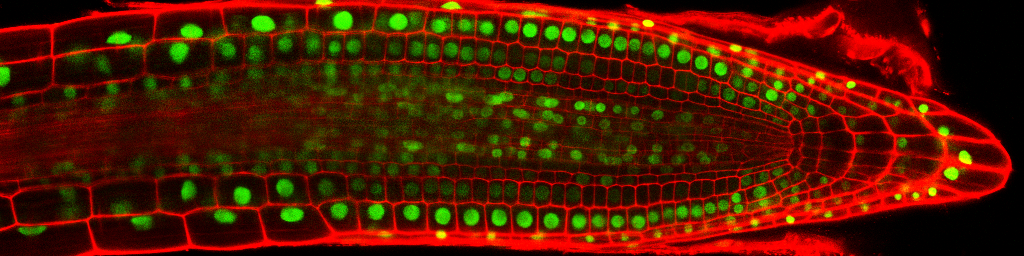
%> input picture StackNinja3.bmp, 1024 x 256 px
$ octave runResults.m   (GNU Octave 9; MATLAB toolbox functions it lacks are replaced by stand-ins)
%> lines starting %> are read from the running program, lines starting %| are printed output that depends on the picture; in (x1, y1, x2, y2) boxes, pixels count from 0 and x2, y2 are one past the last pixel; in counts of white or black regions, pixels touching at a corner belong together; the program's own positions count from 1
### findNuclei.m

function [F] = findNuclei(bio_image)
%> called with bio_image = 'StackNinja3.bmp'
image = imread(bio_image);
%> image is the input picture: size 256x1024x3 uint8; mean R, G, B 80.4, 25.1, 0
figure,imshow(image);
title('Original Image');
%--------------------RGB Processing ---------------------%
%Apply Gamma correction to linear RGB Values
%Retain quality whilst brightening image

%------Alternatives------%
% Alternative 1 : Histogram Equalisation , but too bright.
%gammaCorrection = histeq(image);

% Alternative 2 : Linear RGB, Too dark.
%gammaCorrection = rgb2lin(image);
%figure,imshow(gammaCorrection);
%-------------------------%

gammaCorrection = lin2rgb(image,'ColorSpace','adobe-rgb-1998');
figure,imshow(gammaCorrection);
title('Gamma Correction');
%----------------- Colour space conversion ------------%

%-------Alternatives-------%
%Alternative 1 : LAB Channel
%lab = rgb2lab(gammaCorrection);
%im_a = lab(:,:,2);
%figure,imshow(im_a ,[-127 -1]);

%Alternative 2 : RGB Channel
%figure,imshow(gammaCorrection(:,:,2));
%-------------------------%

%RGB To HSV Conversion
im_hsv = rgb2hsv(gammaCorrection);
%> im_hsv: size 256x1024x3 double; mean H, S, V 0.0769, 0.951, 0.558

%Seperate the channels and clean up the hue
im_hIn = im_hsv(:,:,1);
im_s = im_hsv(:,:,2);
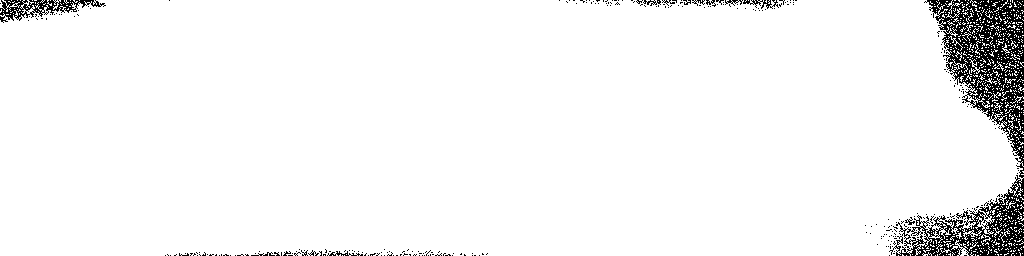
%> im_s: size 256x1024 double; values 0 (black) and 1 (white), 95.1% white; black in thin lines or dots
im_v = im_hsv(:,:,3);
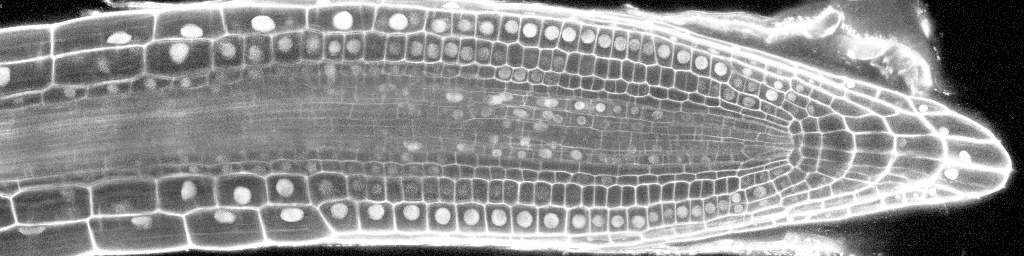
%> im_v: size 256x1024 double; min 0, max 1, mean 0.558
im_h = immultiply(im_hIn,1.3);

%-------------------Pre-Processing-------------------%

%------Alternatives for Noise Reduction--------%
%Alternative 1 : Mean Filter
%radius = 5;
%filter = ones(radius,radius)/(radius*radius);
%fspecial = imfilter(im_h,filter);
%fspecial = adapthisteq(fspecial);
%figure,imshow(fspecial);
%title('Mean Filter Noise Removal');

%Alternative 2 : Gaussian Filter
%h = fspecial('gaussian',5,5);
%test = imfilter(im_h,h);
%test = adapthisteq(test);
%figure,imshow(test);
%title('Gaussian Filter Noise Removal');

%Alternative 3 : Anistropic Diffusion
%AnsD = imdiffusefilt(im_h);
%AnsD = adapthisteq(AnsD);
%figure,imshow(AnsD);
%title('Anistropic Diffusion Noise Removal');

%Noise Reduction through Median Filter
result{1} = im_h;
     for K = 2 : 5
       result{K} = medfilt2(result{K-1});
     end
%> after the loop, result = 5 items
im_h = result{4};

%Histogram Equalisation for Contrast
im_h = adapthisteq(im_h);

%------Alternatives for Sharpening--------%
%Alternative 1 : Canny Edge
%CE = edge(im_h,'canny');
%ceNew = im_h+CE;
%ceDone = imgaussfilt(ceNew);
%figure,imshow(ceDone);
%title('Canny Edge Sharpening');

%Alternative 2 : Sobel Edge
%SE = edge(im_h,'sobel');
%seNew = im_h+SE;
%seDone = imgaussfilt(seNew);
%figure,imshow(seDone);
%title('Sobel Edge Sharpening');

%Sharpen
laplacianKernel = [-1,-1,-1;-1,8,-1;-1,-1,-1];
laplacianImage = imfilter(im_h, laplacianKernel);
im_sharpened = im_h + laplacianImage;

%Smoothing
K = imgaussfilt(im_sharpened);

%Morphological
se = strel('disk',10);
im_h = imsubtract(imadd(K,imtophat(K,se)),imbothat(K,se));
im_h = imadjust(im_h);
%figure,imshow(im_h);
%title('Pre Processing Completed');

%-----------------Otsu Thresholding-----------------%
%------Alternatives for Thresholding--------%
%alt_threshold = imbinarize(im_h,'adaptive');
%figure,imshow(alt_threshold);
%title('Alternative Thresholding');

level = graythresh(im_h);
%> level = 0.482
im_h = imbinarize(im_h,level);
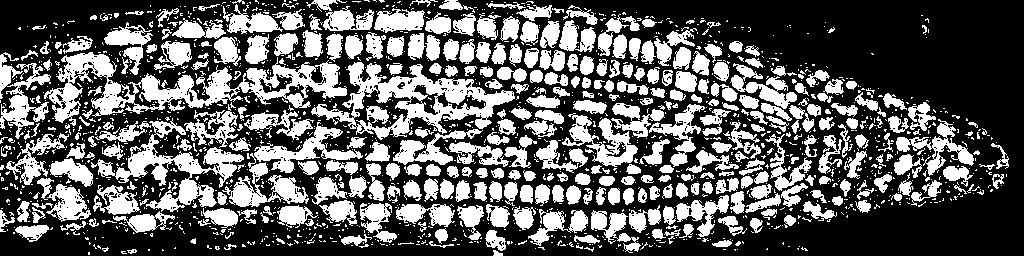
%> im_h: size 256x1024 logical; 37.1% white; 1737 white regions (1379 under 20 px), largest, box (x1, y1, x2, y2) and area: (44, 52, 347, 126) 7012, (311, 62, 515, 140) 5344, (91, 118, 244, 212) 3757
figure,imshow(im_h);
title("Thresholded");

%-----------------Binary Image Processing-----------%
%Speckle Removal
CC = bwconncomp(im_h,8);
%> CC = 1737 connected components
S = regionprops(CC,'Area');
%> S = 1737 regions; largest, Area: 7012, 5344, 3757, 3184, 1662
L = labelmatrix(CC);
%> L: size 256x1024 uint16; 1738 distinct labels, from 0 to 1737
finalResult = ismember(L,find([S.Area] >= 55));
%figure,imshow(finalResult);
%title("Area Size Limitation");

%Morph transformation
se = strel('disk',2);
finalResult = imopen(finalResult,se);
%> finalResult: size 256x1024 logical; 26.2% white; 429 white regions (55 under 20 px), largest, box (x1, y1, x2, y2) and area: (378, 65, 471, 105) 1538, (141, 67, 232, 110) 1536, (254, 126, 362, 173) 1375
finalResult = medfilt2(finalResult);
%> finalResult: size 256x1024 logical; 26% white; 428 white regions (63 under 20 px), largest, box (x1, y1, x2, y2) and area: (378, 65, 470, 104) 1550, (141, 68, 232, 110) 1545, (255, 126, 361, 173) 1385
%figure,imshow(finalResult);
%title("Morph Transform and Speckle Removed");

%Water-Shedding
D = -bwdist(~finalResult);
%-------RGB View-----------%
%D(~finalResult) = -Inf;
%RGBWShed = watershed(D);
%figure,imshow(label2rgb(RGBWShed,'jet','w'));
%title('RGB Watershedding');
%--------------------------%
mask = imextendedmin(D,2);
%> mask: size 256x1024 logical; 5.5% white; 402 white regions (18 under 20 px), largest, box (x1, y1, x2, y2) and area: (258, 149, 293, 159) 131, (479, 96, 509, 114) 121, (260, 90, 288, 99) 101
D2 = imimposemin(D,mask);
wShedNuclei = watershed(D2);
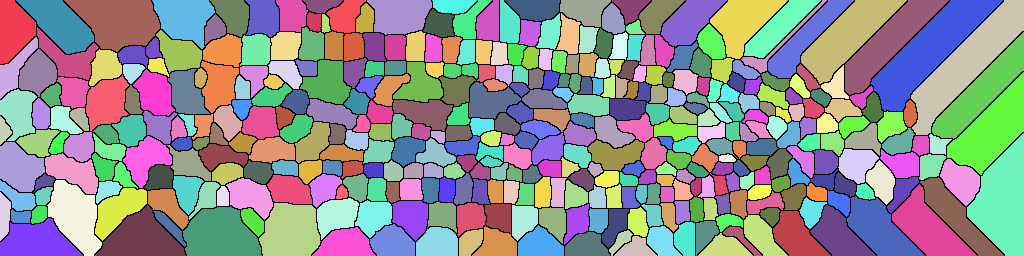
%> wShedNuclei: size 256x1024 uint16; 403 distinct labels, from 0 to 402; one colour per label, 0 black
wShedBW = finalResult;
wShedBW(wShedNuclei == 0) = 0;
%> wShedBW: size 256x1024 logical; 25.9% white; 473 white regions (76 under 20 px), largest, box (x1, y1, x2, y2) and area: (375, 11, 424, 31) 750, (395, 65, 443, 101) 674, (302, 63, 347, 98) 661
medfilt2(wShedBW);
figure,imshow(wShedBW);
title('Final and Watershedded Result');
%-------------------Image Overlay------------------%

%Original Hue Channel Overlay
green_nuclei = im_hIn>=0.15 & im_hIn<=0.3;
%> green_nuclei: size 256x1024 logical; 16.5% white; 2114 white regions (1866 under 20 px), largest, box (x1, y1, x2, y2) and area: (347, 62, 515, 137) 3540, (271, 60, 347, 97) 1035, (375, 11, 424, 31) 752
im_s = im_s.*green_nuclei;
im_hsv(:,:,2) = im_s;
%> im_hsv: size 256x1024x3 double; mean H, S, V 0.0769, 0.165, 0.558
seg_rgb = hsv2rgb(im_hsv);
figure,imshow(seg_rgb);
title('Original Hue Channel Overlay');

perimeter = bwperim(wShedBW);
%> perimeter: size 256x1024 logical; 6.7% white in thin lines or dots
overlay = imoverlay(gammaCorrection, perimeter, [.3 1 .3]);
overlay2 = imfuse(gammaCorrection,wShedBW,'blend');
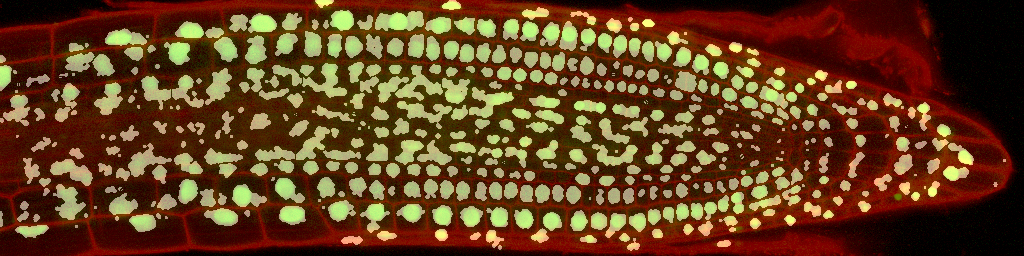
%> overlay2: size 256x1024x3 uint8; mean R, G, B 101.3, 64.6, 33.1
figure,imshow(overlay2);
title('Blended Overlay');
figure,imshow(overlay);
title('Nuclei Circled Overlay');

%-----------------------Image Analysis-------------------------%
%Calculating Nuclei
cc = bwconncomp(wShedBW,8);
%> cc = 473 connected components
cc.NumObjects
%> ans = 473

%Pixel size analysis
rprops = regionprops(wShedBW,'Area');
%> rprops = 473 regions; largest, Area: 750, 674, 661, 640, 629
area = [rprops.Area];
%> area = 473 values, max 750 at index 164, min 1 at index 118, mean 143.5
figure,histfit(area,20,'normal');
title('Size Analysis');
%> figure, not shown here; tallest bar 108 high, from x = 1 to 38.45; curve peaks at x = 147.4, y = 52.56

%Brightness Analysis
brightnessProps= regionprops(cc,im_v,'MeanIntensity');
%> brightnessProps = 473 regions; first 5, MeanIntensity: 0.516, 0.752, 0.576, 0.338, 0.526
brightnessHistogram = cell2mat(struct2cell(brightnessProps));
%> brightnessHistogram = 473 values, max 0.987 at index 313, min 0.299 at index 33, mean 0.563
figure,histfit(brightnessHistogram,20,'normal');
title('Brightness Analysis');
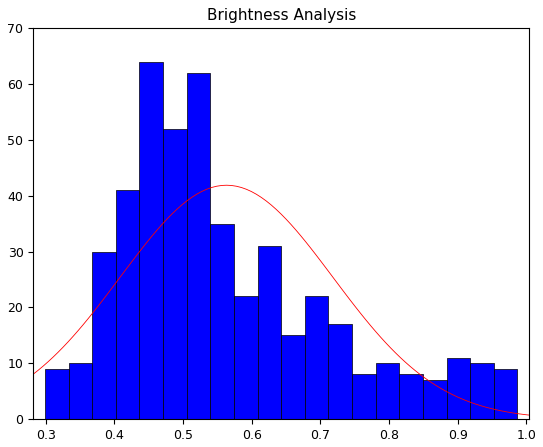
%> figure redrawn from the program's plot data; tallest bar 64 high, from x = 0.437 to 0.471; curve peaks at x = 0.564, y = 41.87

%Shape Analysis
shapeProps = regionprops(cc,'Eccentricity');
%> shapeProps = 473 regions; first 5, Eccentricity: 0.643, 0.884, 0.611, 0.983, 0.655
eccentricityHistogram = cell2mat(struct2cell(shapeProps));
%> eccentricityHistogram = 473 values, max 0.983 at index 4, min 0 at index 7, mean 0.657
figure,histfit(eccentricityHistogram,20,'normal');
title('Shape Analysis');

end

### runResults.m
%findNuclei('StackNinja1.bmp');
%findNuclei('StackNinja2.bmp');
findNuclei('StackNinja3.bmp');
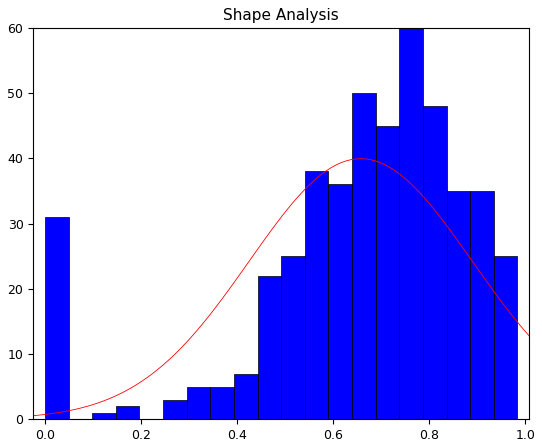
%> figure redrawn from the program's plot data; tallest bar 60 high, from x = 0.737 to 0.787; curve peaks at x = 0.657, y = 39.96

$ run again, with StackNinja1.bmp copied over StackNinja3.bmp
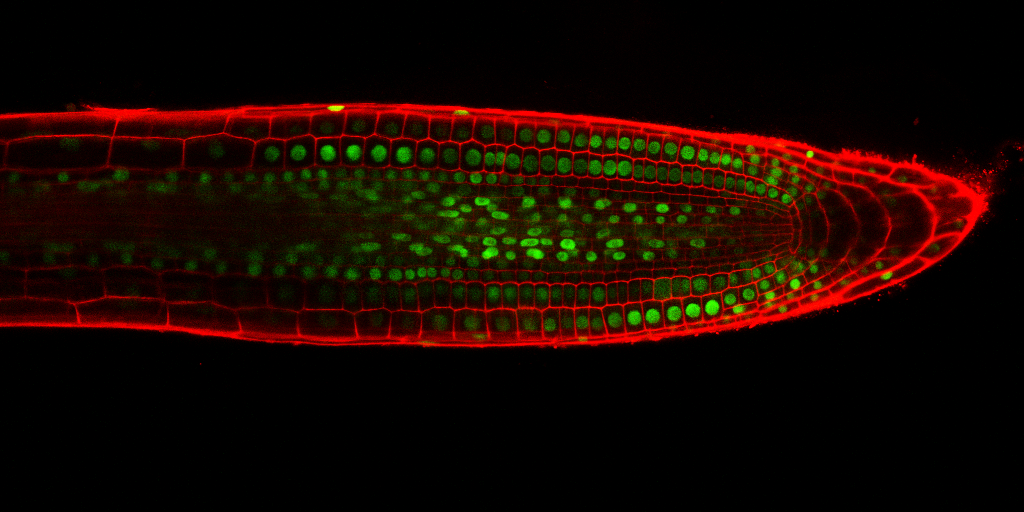
%> input picture StackNinja1.bmp, 1024 x 512 px
%> in findNuclei, image is the input picture: size 512x1024x3 uint8; mean R, G, B 24.8, 7.4, 0
%> in findNuclei, `im_s = im_hsv(:,:,2);`:
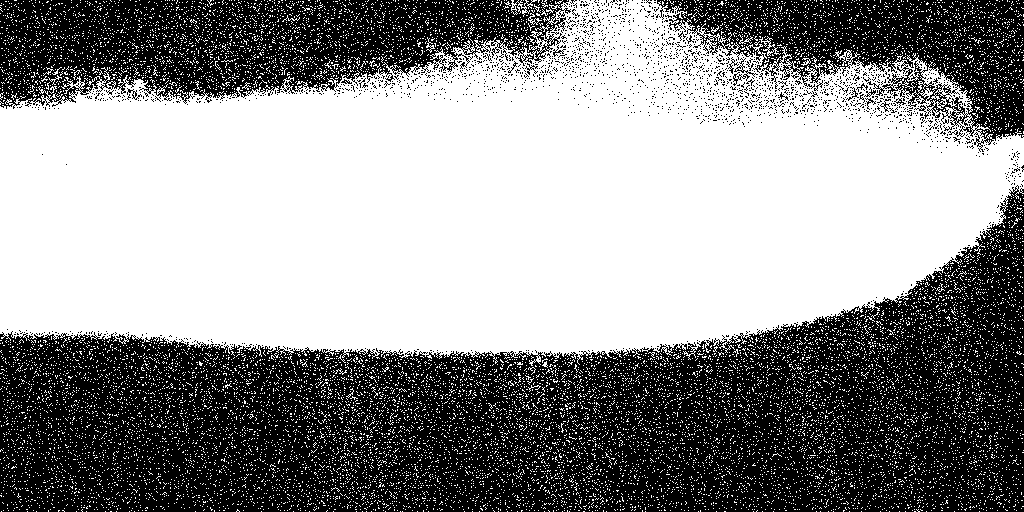
%> im_s: size 512x1024 double; values 0 (black) and 1 (white), 55.6% white; 2090 black regions (2070 under 20 px), largest, box (x1, y1, x2, y2) and area: (0, 185, 1024, 512) 164789, (0, 0, 571, 109) 38637, (657, 0, 1024, 152) 24161
%> after the loop in findNuclei, `for K = 2 : 5`: result = 5 items
%> level = 0.463
%> CC = 1433 connected components
%> S = 1433 regions; largest, Area: 8263, 3941, 3677, 3254, 3019
%> L: size 512x1024 uint16; 1434 distinct labels, from 0 to 1433
%> mask: size 512x1024 logical; 2.6% white; 373 white regions (16 under 20 px), largest, box (x1, y1, x2, y2) and area: (343, 244, 379, 253) 122, (71, 230, 93, 242) 119, (607, 242, 623, 258) 100
%> wShedNuclei: size 512x1024 uint16; 374 distinct labels, from 0 to 373
%> wShedBW: size 512x1024 logical; 10.7% white; 429 white regions (63 under 20 px), largest, box (x1, y1, x2, y2) and area: (276, 232, 324, 266) 748, (336, 180, 386, 204) 652, (631, 215, 665, 249) 543
%> green_nuclei: size 512x1024 logical; 9.2% white; 3852 white regions (3630 under 20 px), largest, box (x1, y1, x2, y2) and area: (271, 168, 557, 283) 12302, (543, 188, 625, 262) 1716, (385, 221, 444, 266) 965
%> perimeter: size 512x1024 logical; 2.9% white in thin lines or dots, all inside (x1, y1, x2, y2) = (0, 102, 965, 347)
%> cc = 429 connected components
%> ans = 429
%> rprops = 429 regions; largest, Area: 748, 652, 543, 511, 505
%> area = 429 values, max 748 at index 94, min 1 at index 56, mean 130.4
%> brightnessProps = 429 regions; first 5, MeanIntensity: 0.302, 0.35, 0.331, 0.358, 0.376
%> brightnessHistogram = 429 values, max 0.991 at index 376, min 0.24 at index 74, mean 0.475
%> shapeProps = 429 regions; first 5, Eccentricity: 0.754, 0.776, 0.901, 0.7, 0.611
%> eccentricityHistogram = 429 values, max 0.976 at index 119, min 0 at index 15, mean 0.659
%> `findNuclei('StackNinja3.bmp');`:
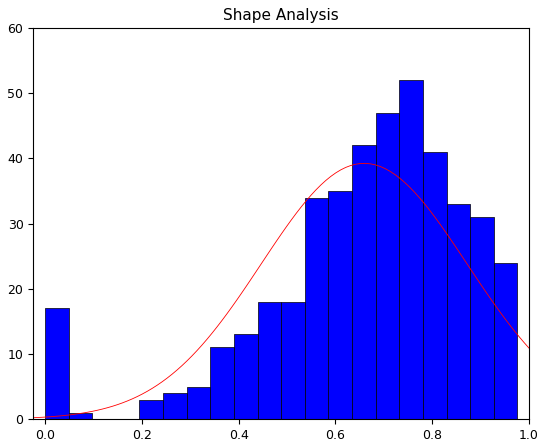
%> figure redrawn from the program's plot data; tallest bar 52 high, from x = 0.732 to 0.781; curve peaks at x = 0.662, y = 39.24

$ run again, with StackNinja2.bmp copied over StackNinja3.bmp
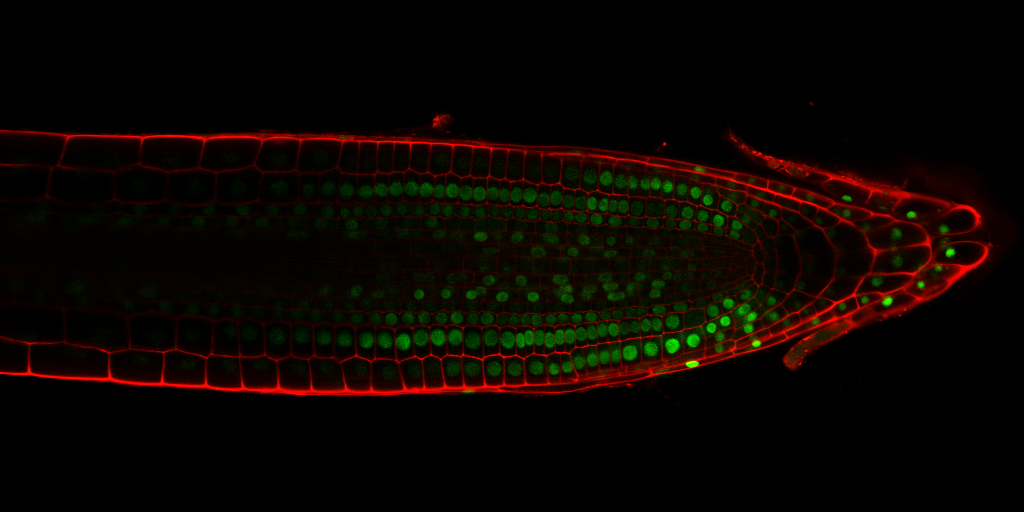
%> input picture StackNinja2.bmp, 1024 x 512 px
%> in findNuclei, image is the input picture: size 512x1024x3 uint8; mean R, G, B 11.4, 4.9, 0
%> in findNuclei, `im_s = im_hsv(:,:,2);`:
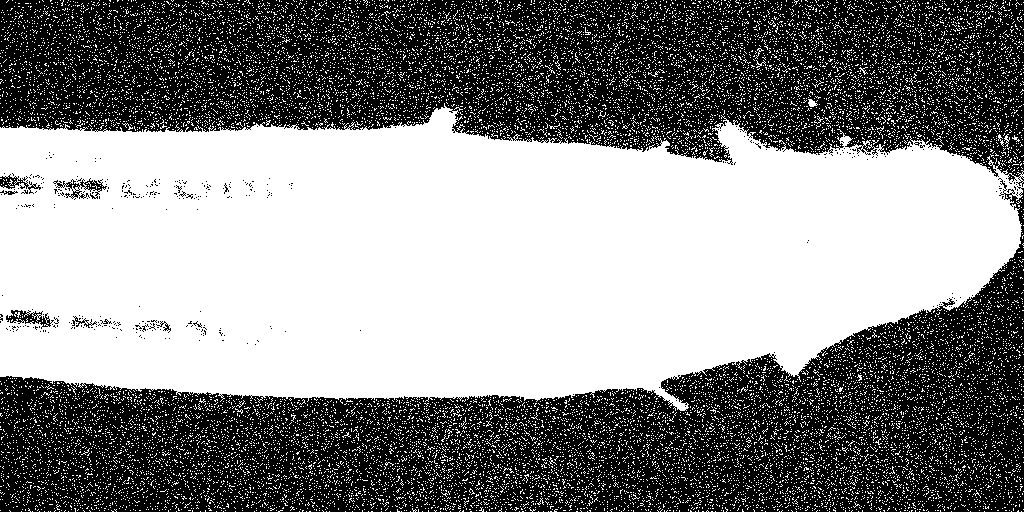
%> im_s: size 512x1024 double; values 0 (black) and 1 (white), 52.6% white; 353 black regions (344 under 20 px), largest, box (x1, y1, x2, y2) and area: (0, 178, 1024, 512) 123888, (0, 0, 1024, 187) 122501, (53, 178, 107, 199) 378
%> after the loop in findNuclei, `for K = 2 : 5`: result = 5 items
%> level = 0.463
%> CC = 2049 connected components
%> S = 2049 regions; largest, Area: 4337, 2019, 1880, 1829, 1613
%> L: size 512x1024 uint16; 2050 distinct labels, from 0 to 2049
%> mask: size 512x1024 logical; 3.3% white; 446 white regions (22 under 20 px), largest, box (x1, y1, x2, y2) and area: (585, 260, 606, 271) 128, (68, 217, 99, 230) 118, (254, 283, 277, 293) 116
%> wShedNuclei: size 512x1024 uint16; 447 distinct labels, from 0 to 446
%> wShedBW: size 512x1024 logical; 12.3% white; 528 white regions (92 under 20 px), largest, box (x1, y1, x2, y2) and area: (787, 323, 849, 364) 694, (548, 275, 575, 305) 496, (65, 214, 109, 233) 458
%> green_nuclei: size 512x1024 logical; 12.4% white; 3793 white regions (3499 under 20 px), largest, box (x1, y1, x2, y2) and area: (571, 255, 697, 308) 2475, (572, 337, 661, 370) 1495, (320, 175, 433, 203) 1283
%> perimeter: size 512x1024 logical; 3.4% white in thin lines or dots, all inside (x1, y1, x2, y2) = (2, 134, 992, 398)
%> cc = 528 connected components
%> ans = 528
%> rprops = 528 regions; largest, Area: 694, 496, 458, 446, 397
%> area = 528 values, max 694 at index 480, min 1 at index 75, mean 122.6
%> brightnessProps = 528 regions; first 5, MeanIntensity: 0.42, 0.118, 0.136, 0.175, 0.136
%> brightnessHistogram = 528 values, max 0.958 at index 412, min 0.0514 at index 41, mean 0.305
%> shapeProps = 528 regions; first 5, Eccentricity: 0, 0.652, 0.927, 0.826, 0
%> eccentricityHistogram = 528 values, max 0.987 at index 480, min 0 at index 1, mean 0.651
%> `findNuclei('StackNinja3.bmp');`:
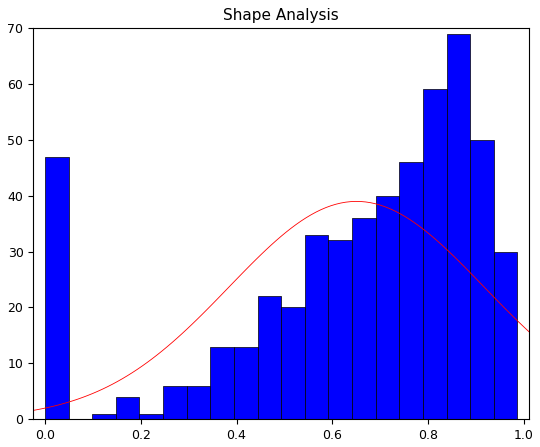
%> figure redrawn from the program's plot data; tallest bar 69 high, from x = 0.839 to 0.888; curve peaks at x = 0.649, y = 38.97
